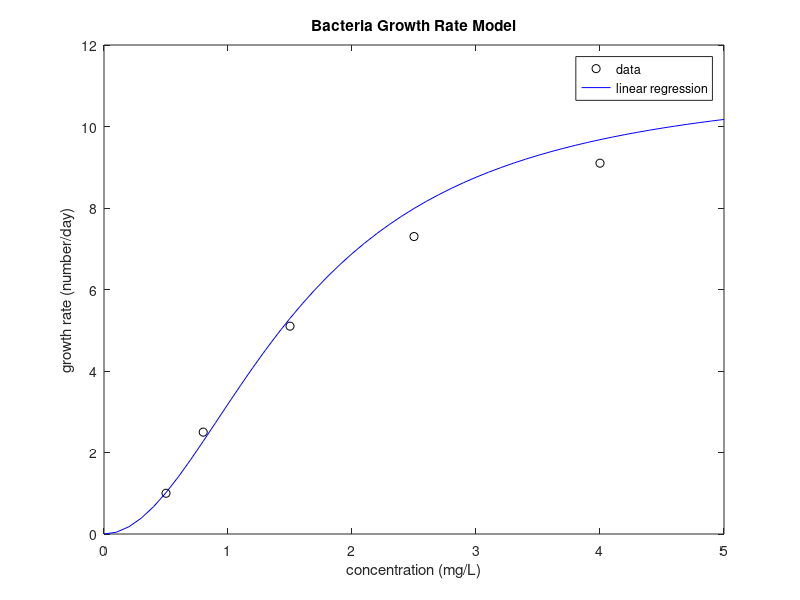

The MATLAB source for this figure:
%Bacteria growth rate example
c = [0.5 0.8 1.5 2.5 4];
k = [1.0 2.5 5.1 7.3 9.1];
%Linear Regression of transformed model
p = polyfit(1./c.^2,1./k,1);
kmax1 = 1/p(2)
cs1 = p(1)*kmax1
kmod = @(c) kmax1*c.^2./(cs1+c.^2);
%Fit quality
Sr = sum((k-kmod(c)).^2);
St = sum((k-mean(c)).^2);
r_squared1 = 1-Sr/St
Syx = sqrt(Sr/(length(k)-2))
%plot results
cm = 0:0.1:5;
plot(c,k,'ko',cm,kmod(cm),'b-')
xlabel('concentration (mg/L)')
ylabel('growth rate (number/day)')
legend('data','linear regression')
title('Bacteria Growth Rate Model')


